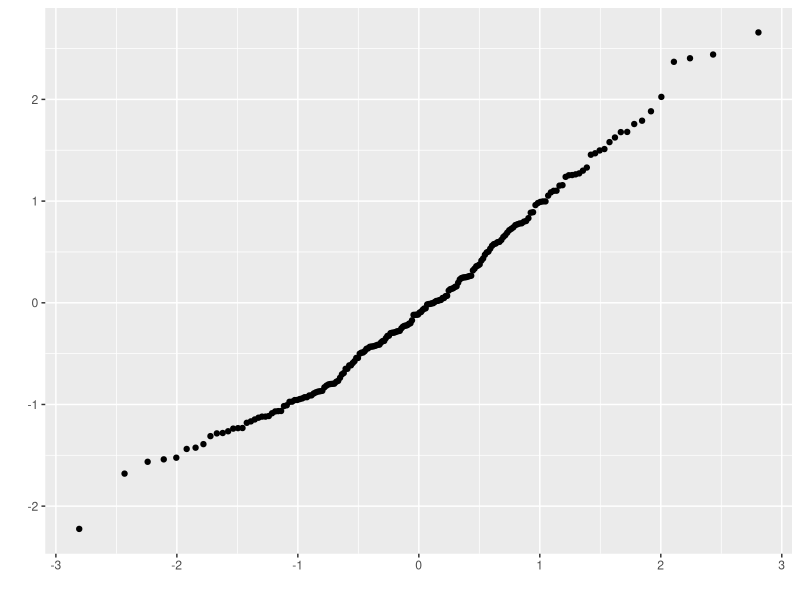
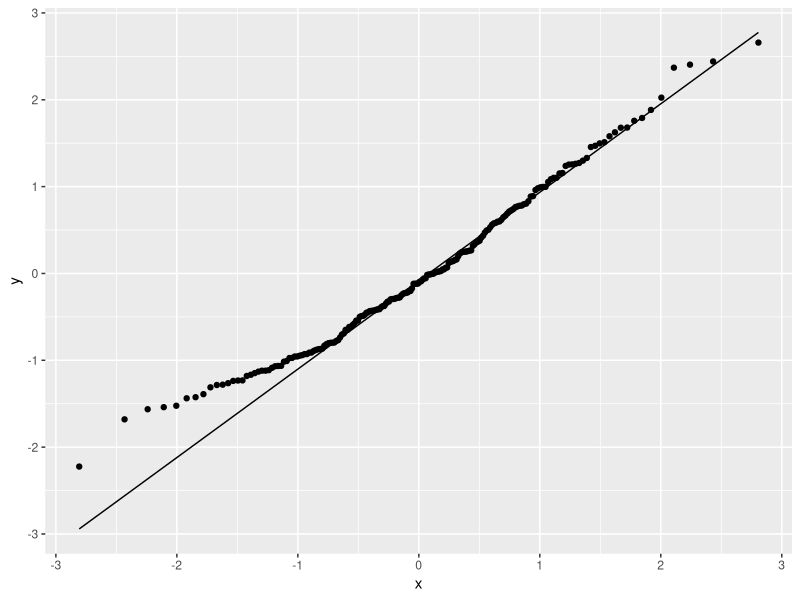
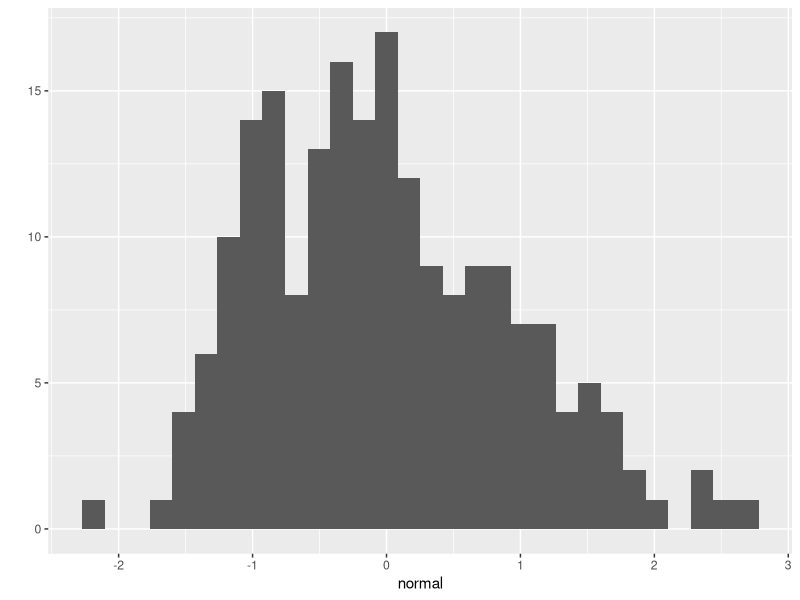
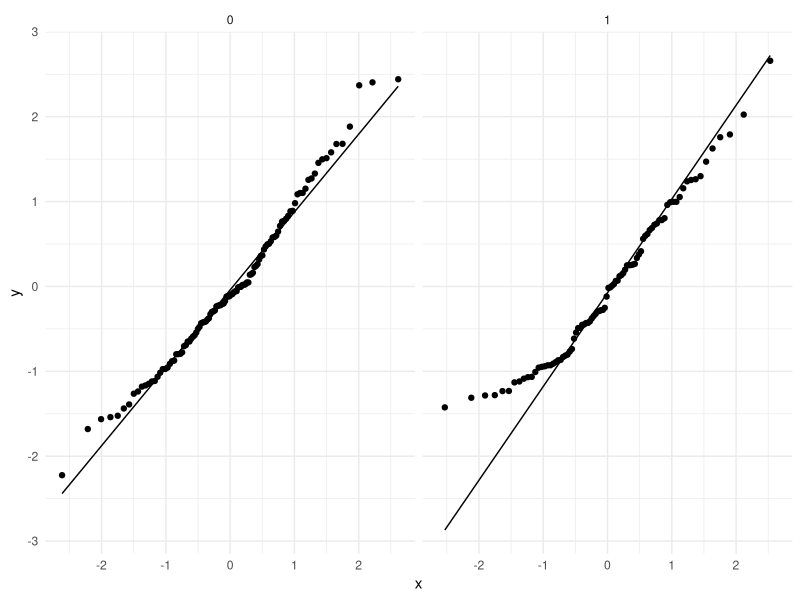

The R script that drew these images, in order:
#install.packages("tidyverse")
#install.packages("stringi")

library(tidyverse)
set.seed(0) 

#q plot de normal
normal<-rnorm(200)
qplot(sample=normal)

#pasamos a un data farme para usar ggplot
df<-data.frame(normal)
ggplot(df, aes(sample=normal))+
    geom_qq()+
    geom_qq_line()


qplot(x=normal)

#agregamos otra columna a el data farme 
df$group<-factor(sample(c(0,1), 100, replace = TRUE))#100 exp bernuli
ggplot(df, aes(sample=normal), cols=group)+
  geom_qq()+ #se genrea el qqplot
  geom_qq_line()+ #la linea del plot 
  facet_wrap(~group)+#secuencia de paneles
  theme_minimal()#displey visual minimo

  
  
